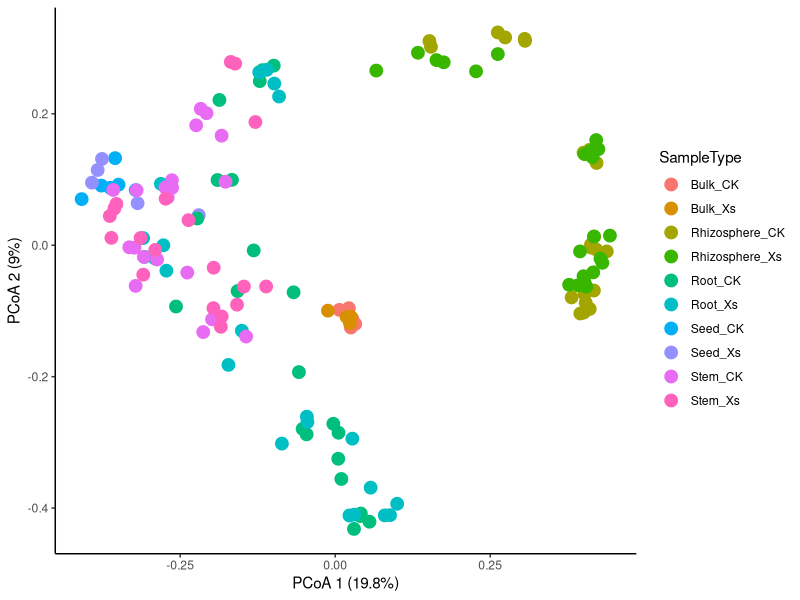
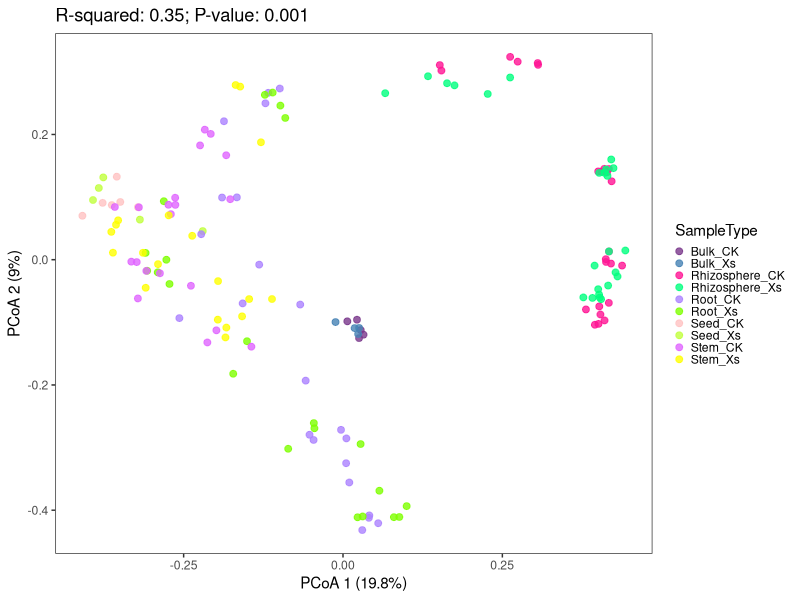

Write R code to recreate these figures, in order.
#Result2, Figuer C,beta_diversity_all
#Author: Xing Wang
# Data: October 8th 2022

getwd()
rm(list = ls())

library(vegan)
otu_table <- read.table("pcoa.txt",sep="\t", row.names=1, header=T)
meta_tab <- read.table("pcoa_meta.txt", header=T, row.names=1, check.names=F)
otu_table <- data.frame(t(otu_table))

dune_dist <- vegdist(otu_table, method="bray", binary=F)
dune_pcoa <- cmdscale(dune_dist, k = (nrow(otu_table) - 1), eig = TRUE)

dune_pcoa_points <- as.data.frame(dune_pcoa$points)
sum_eig <- sum(dune_pcoa$eig)
eig_percent <- round(dune_pcoa$eig/sum_eig*100,1)
colnames(dune_pcoa_points) <- paste0("PCoA", 1:2)
dune_pcoa_result <- cbind(dune_pcoa_points, meta_tab)
head(dune_pcoa_result)

library(ggplot2)

ggplot(dune_pcoa_result, aes(x=PCoA1, y=PCoA2, color=SampleType)) +
  labs(x=paste("PCoA 1 (", eig_percent[1], "%)", sep=""),
       y=paste("PCoA 2 (", eig_percent[2], "%)", sep="")) +
  geom_point(size=4
  ) +
  theme_classic()


set.seed(1)
dune.div <- adonis2(otu_table ~ SampleType, data = meta_tab, permutations = 999, method="bray")

dune.div

dune_adonis <- paste0("R-squared: ",round(dune.div$R2,2), "; P-value: ", dune.div$`Pr(>F)`)

p= ggplot(dune_pcoa_result, aes(x=PCoA1, y=PCoA2, color=SampleType, group = SampleType)) +
  labs(x=paste("PCoA 1 (", eig_percent[1], "%)", sep=""),
       y=paste("PCoA 2 (", eig_percent[2], "%)", sep=""),
       title=dune_adonis) +
  geom_point(size=2,alpha=0.8) +scale_color_manual(values=c("Bulk_CK" = "#7A378B", "Bulk_Xs" = "#4682B4",
                               "Rhizosphere_CK" = "#FF1493", "Rhizosphere_Xs" = "#00FF7F",
                               "Root_CK" = "#AB82FF", "Root_Xs" = "#7FFF00",
                               "Stem_CK" = "#E066FF", "Stem_Xs" = "#FFFF00",
                               "Seed_CK" = "#FFC1C1", "Seed_Xs" = "#C0FF3E"))+
  theme_bw() +
  theme(panel.grid=element_blank()) + theme(legend.position="right")+theme(legend.key.height = unit(5, "pt"),legend.key.width = unit(5, "pt"))
  

p
ggsave(paste("pcoa.pdf", sep=""), p, width = 4, height = 3.5)
ggsave(paste("pcoa.png", sep=""), p, width = 4, height = 3.5)

